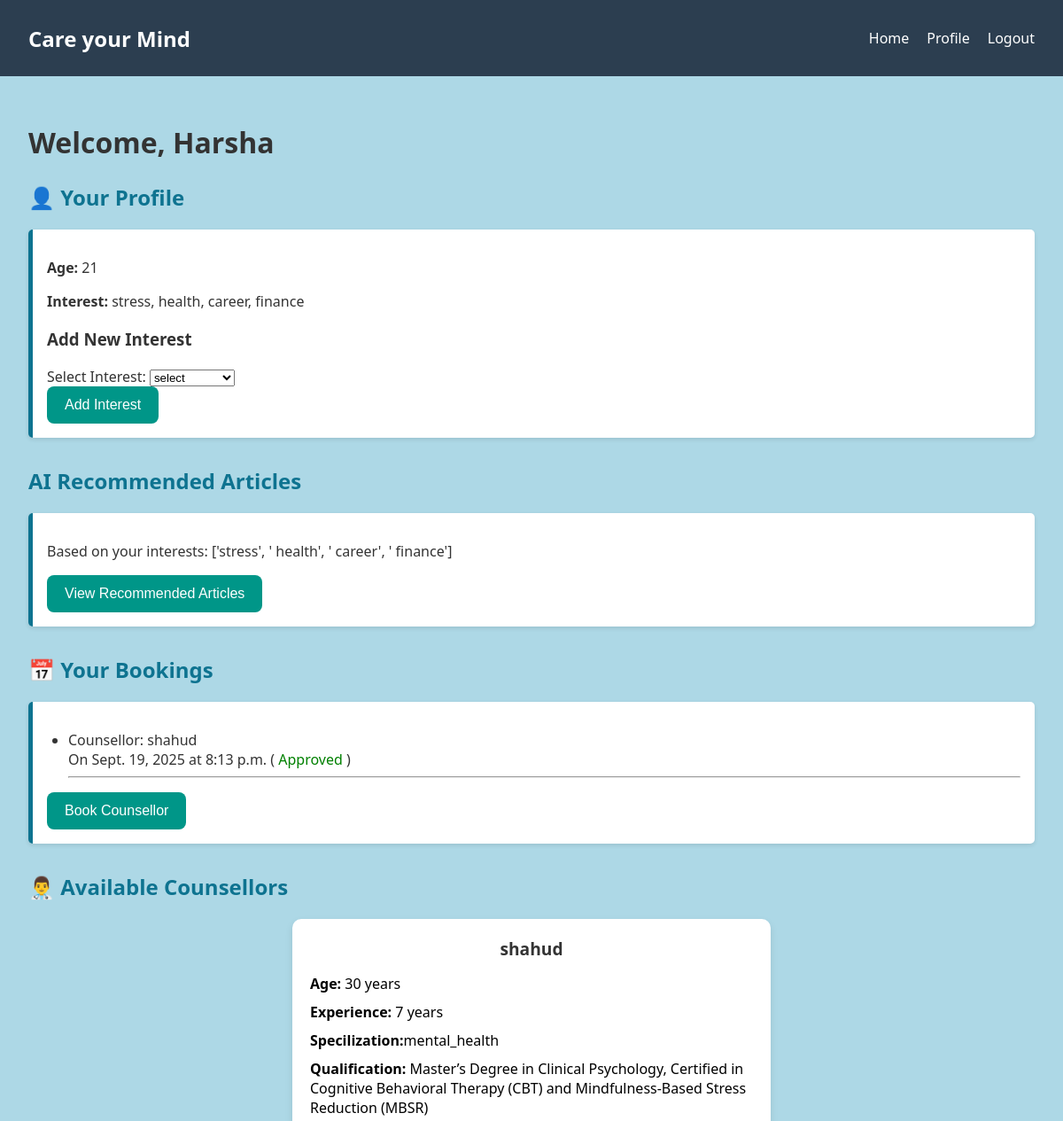
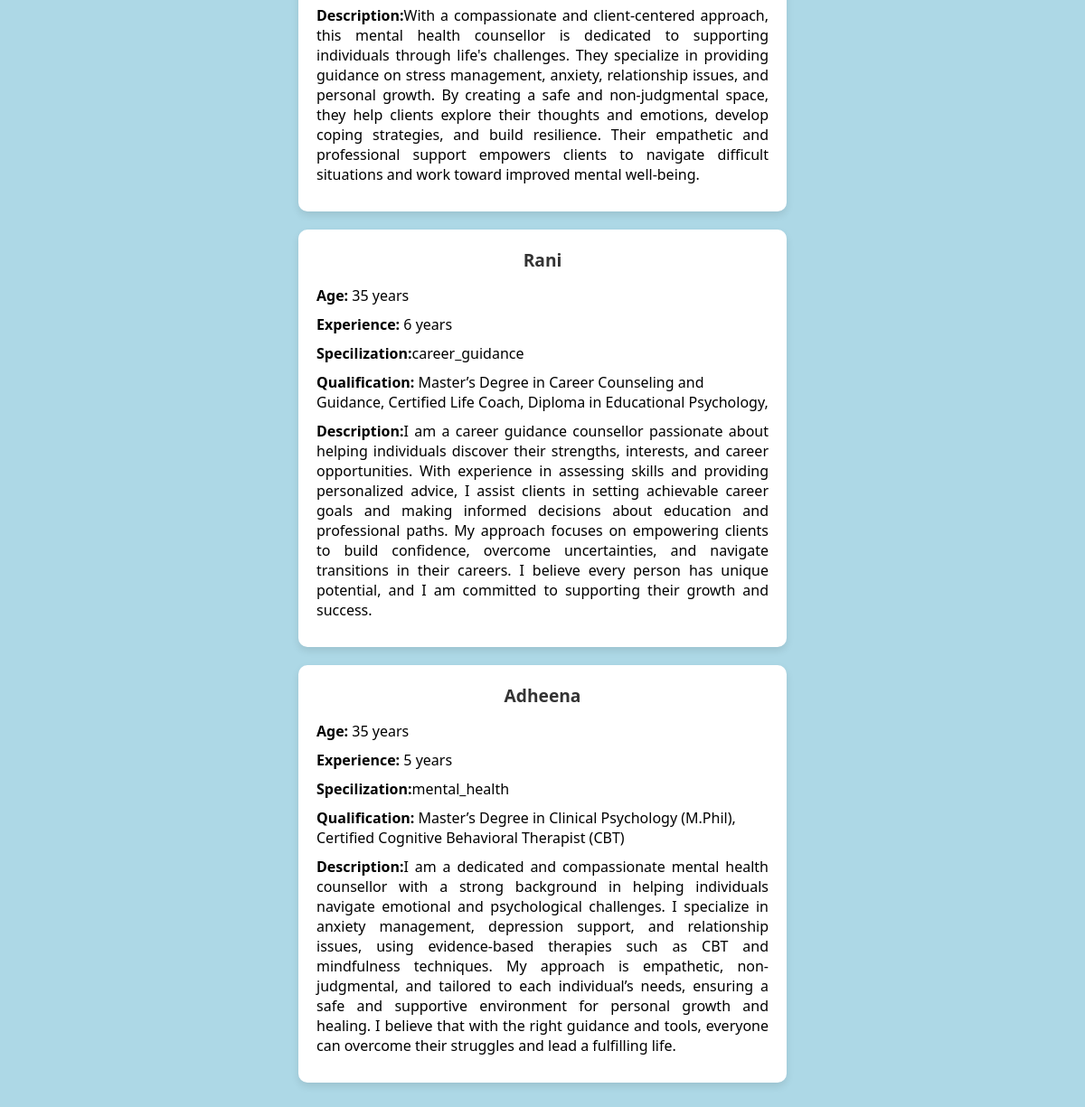
The app's page /client_dashboard/ (signed in) with its own data (2 pictures, top to bottom).
### main/models.py (models this page shows, shortened)
class User(AbstractUser):
    is_client = models.BooleanField(default=False)
    is_counsellor = models.BooleanField(default=False)

class Client(models.Model):
    user = models.OneToOneField(User, on_delete=models.CASCADE, null=True, blank=True)
    age = models.IntegerField(null=True, blank=True)
    interest = models.CharField(max_length=255, blank=True)

class Booking(models.Model):
    client = models.ForeignKey(Client, on_delete=models.CASCADE)
    counsellor = models.ForeignKey(Counsellor, on_delete=models.CASCADE)
    requested_at = models.DateTimeField(auto_now_add=True)
    status = models.CharField(
        max_length=20,
        choices=[("pending", "Pending"), ("approved", "Approved")],
        default="pending"
    )
    approved_date = models.DateField(null=True, blank=True)
    approved_time = models.TimeField(null=True, blank=True)

class Counsellor(models.Model):
    SPECIALIZATION_CHOICES = [
        ('stress_management', 'Stress Management'),
        ('career_guidance', 'Career Guidance'),
        ('mental_health', 'Mental Health Support'),
        ('marriage_relationship', 'Marriage and Relationship'),
        ('addiction', 'Addiction Counselling'),
        ('grief_loss', 'Grief and Loss'),
        ('self_esteem', 'Self-Esteem and Personal Growth'),
        ('family_therapy', 'Family Therapy'),
        ('trauma_ptsd', 'Trauma and PTSD'),
        ('eating_disorders', 'Eating Disorders Support'),
        ('child_adolescent', 'Child and Adolescent'),
        ('anger_management', 'Anger Management'),
        ('mindfulness', 'Mindfulness and Meditation'),
        ('financial_stress', 'Financial Stress'),
        ('lgbtq', 'LGBTQ+ Affirmative Therapy'),
    ]
    user = models.OneToOneField(User, on_delete=models.CASCADE, null=True, blank=True)
    qualification = models.CharField(max_length=255, blank=True, null=True)
    age = models.IntegerField(null=True, blank=True)
    experience = models.IntegerField(null=True, blank=True)
    specialization = models.CharField(max_length=255, choices=SPECIALIZATION_CHOICES, blank=True)
    description = models.TextField(blank=True, null=True)

### main/views.py (the view, shortened to what this page needs)
# urls.py: path('client_dashboard/',views.client_dashboard, name='client_dashboard'),
@login_required
def client_dashboard(request):
    client = request.user.client  # get the logged-in client user
    message = None
    if client.interest:
        interests = client.interest.split(",")
    else:
        interests = []
    articles = []
    for interest in interests:
        interest = interest.strip()
        if interest:
            articles.append(f"AI article about {interest}")
    bookings = Booking.objects.filter(client=client)
    counsellors = Counsellor.objects.all()
    return render(request, 'dashboards/client_dashboard.html', {
        'client': client,
        'interests': interests,
        'articles': articles,
        'bookings': bookings,
        'counsellors': counsellors,
        'message': message
    })

### main/templates/dashboards/client_dashboard.html (shortened to what this page needs)
{% load static %}
<!DOCTYPE html>
<html lang="en">
<head>
  <link rel="stylesheet" href="{% static 'client_dashboard.css' %}">
</head>
<body>
  <nav class="navbar">
    <div class="navbar-brand">Care your Mind</div>
    <ul class="navbar-links">
      <li><a href="{% url 'home' %}">Home</a></li>
      <li><a href="{% url 'client_profile' %}">Profile</a></li>
      <li><a href="{% url 'logout' %}">Logout</a></li>
    </ul>
  </nav>
  <div class="container">
    <h1>Welcome, {{ user.username }}</h1>
    <section class="profile-section">
      <h2>👤 Your Profile</h2>
      <div class="profile-box">
        <p><strong>Age:</strong> {{ user.client.age }}</p>
        <p><strong>Interest:</strong> {{ client.interest }}</p>
        <h3> Add New Interest</h3>
        <form method="POST">
          <label for="new_interest">Select Interest:</label>
          <select name="new_interest" id="new_interest" required>
            <option value="stress">select</option>
          </select>
          <div>
          <button class="btn" type="submit">Add Interest</button>
        </form>
      </div>
    </section>
    <section class="articles-section">
      <h2> AI Recommended Articles</h2>
      <section class="profile-box">
        <p>Based on your interests: {{ interests }}</p>
      <div class="dashboard-links">
        <a href="{% url 'recommend_articles' %}">
          <button class="btn">View Recommended Articles</button>
        </a>
      </div>
    </section class="articles-section">
    <h2>📅 Your Bookings</h2>
    <section class="profile-box">
      {% if bookings %}
        <ul>
          {% for booking in bookings %}
          <li>
            Counsellor: {{ booking.counsellor.user.username }} <br>
            {% if booking.status == "Approved" %}
              On {{ booking.approved_date }} at {{ booking.approved_time }}
              ( <span style="color:green;">Approved</span> )
            {% else %}
              ( <span style="color:orange;">Pending</span> )
            {% endif %}
        </li>
        <hr>
        {% endfor %}
    </ul>
  {% else %}
    <p>No bookings yet.</p>
  {% endif %}
  <a href="{% url 'book_counsellor' %}">
    <button class="btn">Book Counsellor</button>
  </a>
    </section>
<h2>👨‍⚕️ Available Counsellors</h2>
<div class="profile-container">
    {% for counsellor in counsellors %}
    <div class="profile-box-counsellor">
        <div class="name">{{ counsellor.user.username }}</div>
        <div class="age"><b>Age:</b> {{ counsellor.age }} years</div>
        <div class="experience"><b>Experience: </b>{{ counsellor.experience|default:"Not specified" }} years</div>
        <div class="specialization"><b>Specilization:</b>{{ counsellor.specialization|default:"No specialization available." }}</div>
        <div class="qualification"><b>Qualification:</b> {{ counsellor.qualification|default:"Not specified" }}</div>
        <div class="description"><b>Description:</b>{{ counsellor.description|default:"No description available." }}</div>
    </div>
    {% empty %}
    <div>No counsellors available</div>
    {% endfor %}
</div>
  </div>
</body>
</html>

### main/static/client_dashboard.css (style rules this page uses)
body { margin: 0; font-family: 'Segoe UI', Tahoma, Geneva, Verdana, sans-serif; background: lightblue; color: #333; align-items:center; }
.navbar { background: #2c3e50; padding: 1rem 2rem; display: flex; justify-content: space-between; align-items: center; }
.navbar-brand { color: white; font-size: 1.5rem; font-weight: bold; }
.navbar-links { list-style: none; display: flex; gap: 20px; }
.navbar-links li a { color: white; text-decoration: none; font-weight: 500; }
.container { padding: 2rem; }
h1 { font-size: 2rem; margin-bottom: 1.5rem; }
section { margin-bottom: 2rem; }
.profile-section h2 { color: #0e7390; }
.profile-box { background: white; padding: 1rem; border-left: 5px solid #0e7390; box-shadow: 0 2px 5px rgba(0, 0, 0, 0.1); margin-top: 0.5rem; border-radius: 5px; }
.articles-section h2, .bookings-section h2, .counsellor-section h2 { color: #0e7390; }
ul { list-style-type: disc; padding-left: 1.5rem; }
.btn { background-color: #009688; color: white; padding: 12px 20px; border: none; border-radius: 8px; cursor: pointer; font-size: 16px; transition: 0.3s; }
.profile-container { display: flex; flex-direction: column; gap: 20px; align-items: center; }
.profile-box-counsellor { background-color: #fff; border-radius: 10px; box-shadow: 0 4px 8px rgba(0,0,0,0.1); width: 500px; padding: 20px; transition: transform 0.2s; }
.name { font-size: 1.2rem; font-weight: bold; color: #333; margin-bottom: 5px; text-align: center; margin-bottom: 15px; }
.age, .experience, .specialization, .description, .qualification { color: #000000; margin-bottom: 10px; }
.description { text-align: justify; }

### records on screen
User: username "Harsha", client.age "21"
Client: interest "stress, health, career, finance"
Booking: counsellor.user.username "shahud", approved_date "Sept. 19, 2025", approved_time "8:13 p.m."
Counsellor: user.username "shahud", age "30", experience "7", specialization "mental_health", qualification "Master’s Degree in Clinical Psychology, Certified in Cognitive Behavioral Therapy (CBT) and Mindfulness-Based Stress Reduction (MBSR)", description "With a compassionate and client-centered approach, this mental health counsellor is dedicated to supporting individuals through life's challenges. They specialize in providing guidance on stress management, anxiety, relationship issues, and personal growth. By creating a safe and non-judgmental space, they help clients explore their thoughts and emotions, develop coping strategies, and build resilience. Their empathetic and professional support empowers clients to navigate difficult situations and work toward improved mental well-being."
Counsellor: user.username "Rani", age "35", experience "6", specialization "career_guidance", qualification "Master’s Degree in Career Counseling and Guidance, Certified Life Coach, Diploma in Educational Psychology,", description "I am a career guidance counsellor passionate about helping individuals discover their strengths, interests, and career opportunities. With experience in assessing skills and providing personalized advice, I assist clients in setting achievable career goals and making informed decisions about education and professional paths. My approach focuses on empowering clients to build confidence, overcome uncertainties, and navigate transitions in their careers. I believe every person has unique potential, and I am committed to supporting their growth and success."
Counsellor: user.username "Adheena", age "35", experience "5", specialization "mental_health", qualification "Master’s Degree in Clinical Psychology (M.Phil), Certified Cognitive Behavioral Therapist (CBT)", description "I am a dedicated and compassionate mental health counsellor with a strong background in helping individuals navigate emotional and psychological challenges. I specialize in anxiety management, depression support, and relationship issues, using evidence-based therapies such as CBT and mindfulness techniques. My approach is empathetic, non-judgmental, and tailored to each individual’s needs, ensuring a safe and supportive environment for personal growth and healing. I believe that with the right guidance and tools, everyone can overcome their struggles and lead a fulfilling life."

### other values on screen
{{ interests }} "['stress', ' health', ' career', ' finance']"
